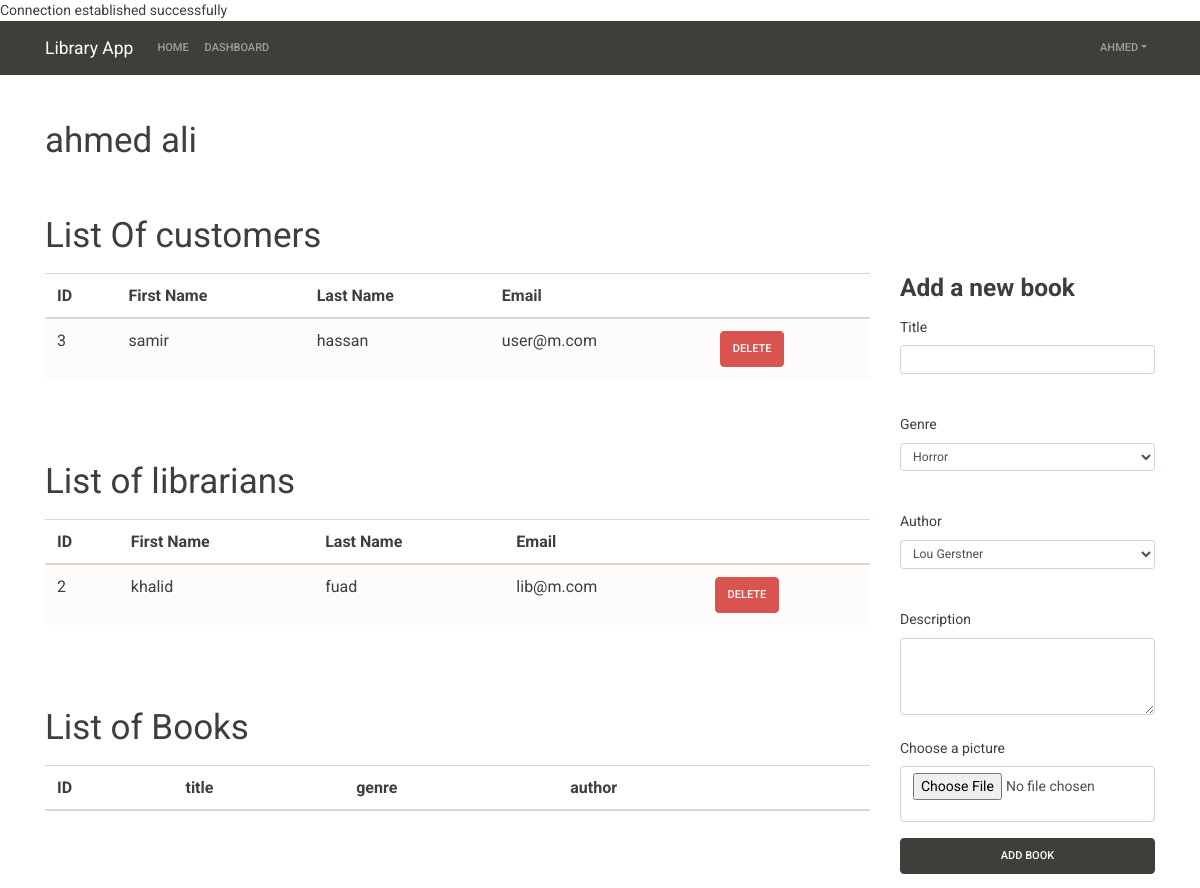
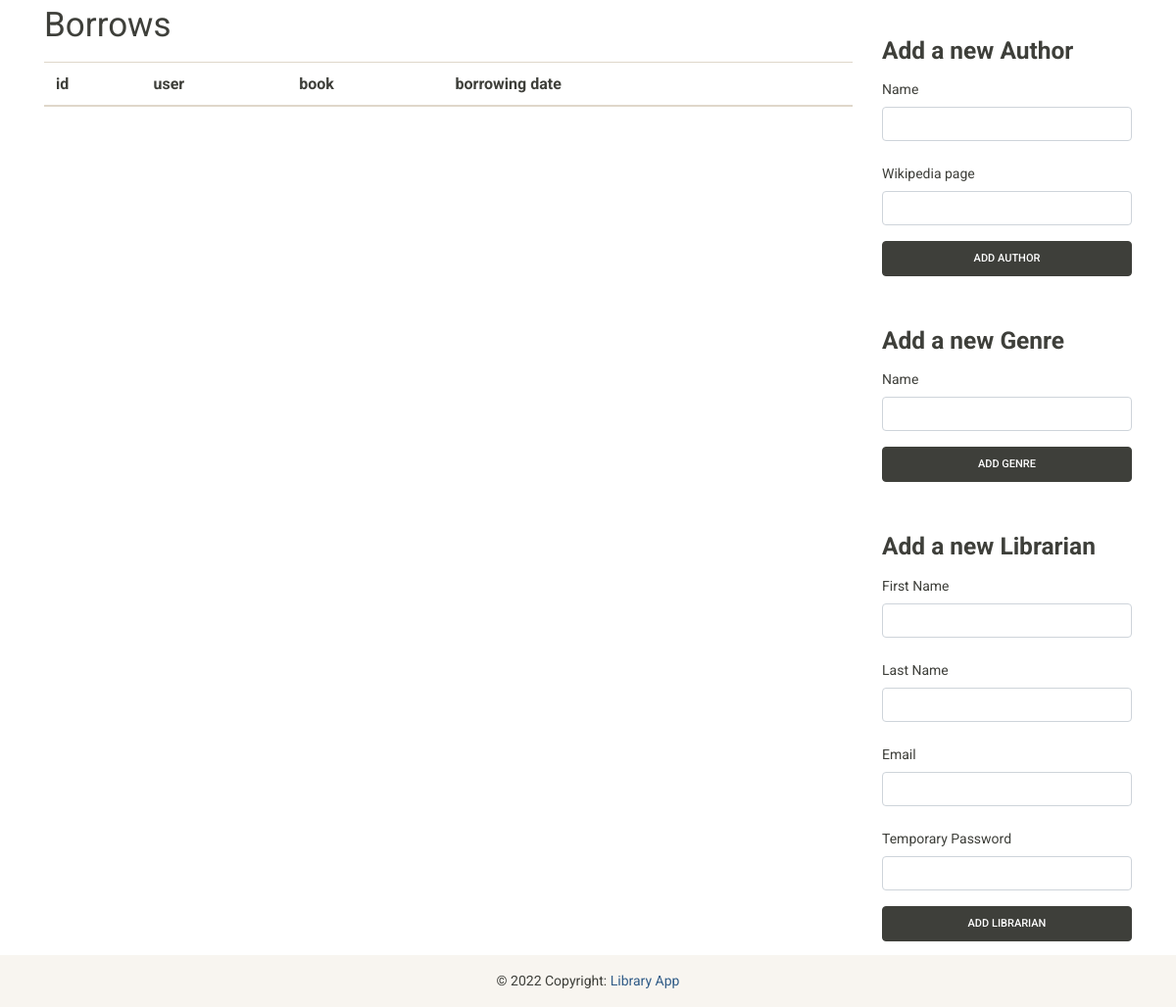
The page /admin-dashboard.php (signed in) on the database as committed earlier (2 pictures, top to bottom).
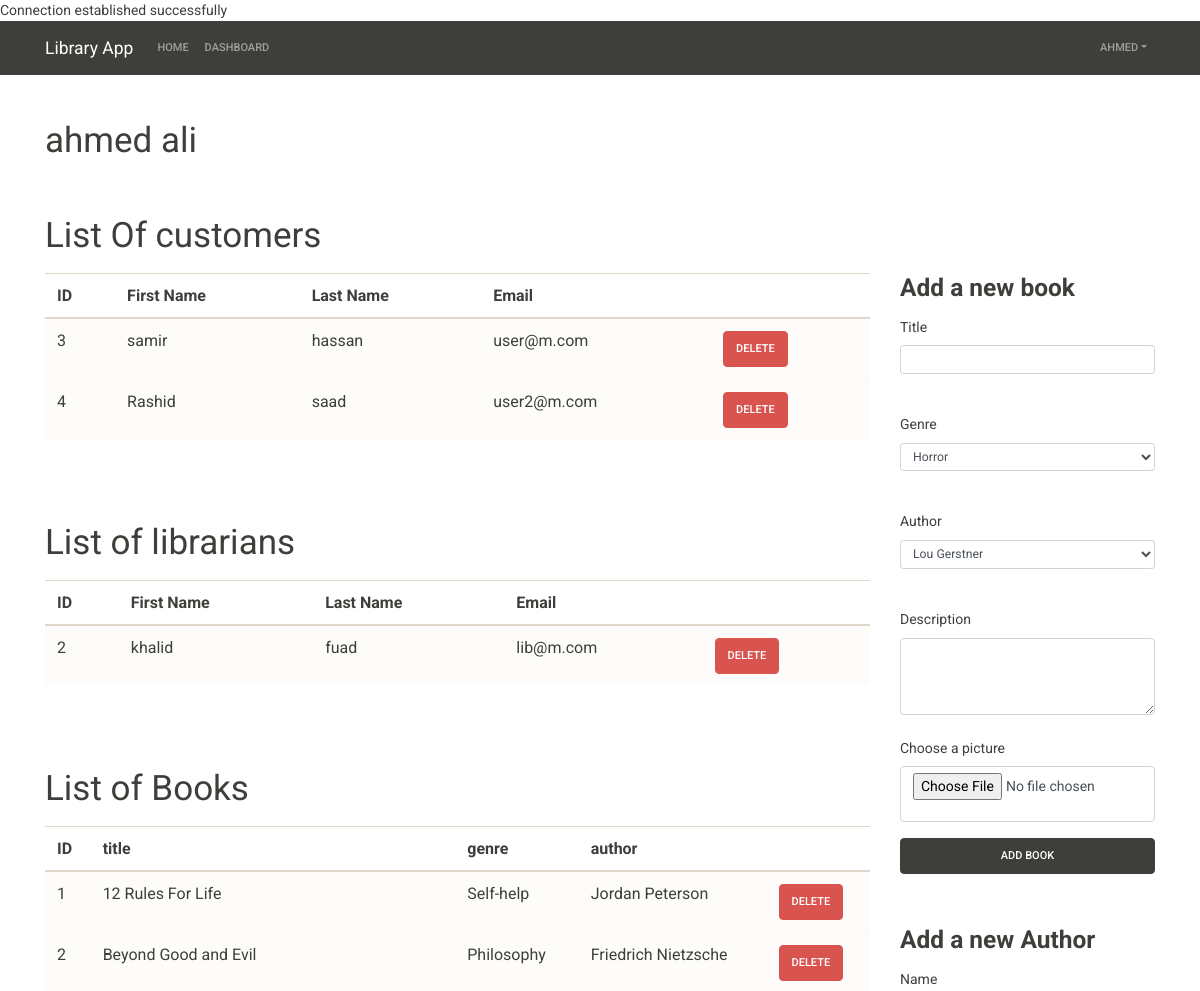
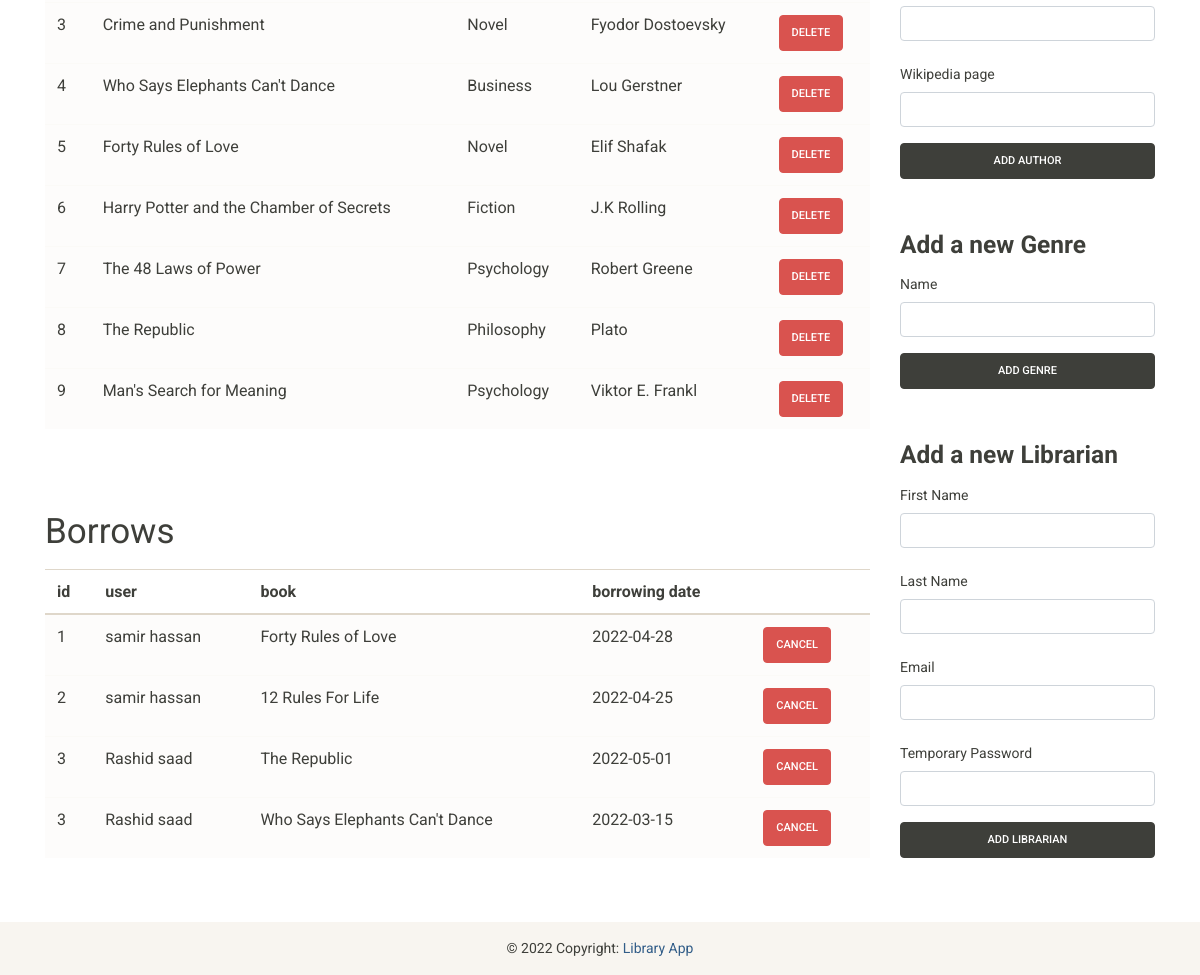
The same page on the database as committed later (2 pictures, top to bottom).
### tables this page shows
CREATE TABLE `user` (
  `id` int(11) NOT NULL,
  `role_id` int(11) NOT NULL,
  `status` int(11) NOT NULL,
  `email` varchar(255) NOT NULL,
  `password` varchar(255) NOT NULL,
  `fname` varchar(255) NOT NULL,
  `lname` varchar(255) NOT NULL
);

CREATE TABLE `book` (
  `id` int(11) NOT NULL,
  `title` varchar(255) NOT NULL,
  `author_id` int(11) NOT NULL,
  `genre_id` int(11) NOT NULL,
  `image_url` varchar(255) NOT NULL,
  `description` varchar(255) DEFAULT NULL
);

CREATE TABLE `genre` (
  `id` int(11) NOT NULL,
  `name` varchar(255) NOT NULL
);

CREATE TABLE `author` (
  `id` int(11) NOT NULL,
  `name` varchar(255) NOT NULL,
  `wiki_page` varchar(255) DEFAULT NULL
);

CREATE TABLE `borrowing` (
  `id` int(11) NOT NULL,
  `user_id` int(11) NOT NULL,
  `book_id` int(11) NOT NULL,
  `date` datetime NOT NULL
);

### admin-dashboard.php (the view, shortened to what the rows shown need)
<?php session_start();
require_once "connection.php";
?>
<!DOCTYPE html>
<html lang="en">
<head>
    <link rel="stylesheet" href="https://bootswatch.com/4/sandstone/bootstrap.min.css">
</head>
<body>
  <div class="container" style="min-height: 85vh;">
    <br>
    <h1 class="mb-2 mt-4 d-flex justify-content-between"><?php echo $_SESSION['fname'] . ' ' . $_SESSION['lname'] ?></h1>
    <br>
    <h1 class="mt-4 mb-3">List Of customers</h1>
    <div class="row">
      <div class="mb-5 col-9">
        <table class="table table-hover" id="table">
          <thead>
            <tr class="header">
              <th scope="col">ID</th>
              <th scope="col">First Name</th>
              <th scope="col">Last Name</th>
              <th scope="col">Email</th>
              <th scope="col"> </th>
            </tr>
          </thead>
          <tbody class="items">
          <?php
          $sql_query = "SELECT * FROM user WHERE role_id=3";
          $result = mysqli_query($link, $sql_query);
          if ($result->num_rows > 0) {
            while($row = $result->fetch_assoc()) { ?>
              <tr class="table-light">
                <td class="row-data">
                <?php echo htmlspecialchars($row["id"]); ?>
                </td>
                <td class="row-data" id="title"><?php echo $row["fname"] ?></td>
                <td class="row-data"><?php echo $row["lname"] ?></td>
                <td class="row-data"><?php echo $row["email"] ?></td>
                <td><button type="button" class="btnDeleteCustomer btn btn-danger">Delete</button></td>
              </tr>
            <?php } ?>
          <?php } ?>
          </tbody>
        </table>
        <br>
        <br>
        <h1 class="mt-4 mb-3">List of librarians</h1>
        <table class="table table-hover" id="table">
          <thead>
            <tr class="header">
              <th scope="col">ID</th>
              <th scope="col">First Name</th>
              <th scope="col">Last Name</th>
              <th scope="col">Email</th>
              <th scope="col"> </th>
            </tr>
          </thead>
          <tbody class="items">
          <?php
          $sql_query = "SELECT * FROM user WHERE role_id=2";
          $result = mysqli_query($link, $sql_query);
          if ($result->num_rows > 0) {
            while($row = $result->fetch_assoc()) { ?>
              <tr class="table-light">
                <td class="row-data">
                <?php echo htmlspecialchars($row["id"]); ?>
                </td>
                <td class="row-data" id="title"><?php echo $row["fname"] ?></td>
                <td class="row-data"><?php echo $row["lname"] ?></td>
                <td class="row-data"><?php echo $row["email"] ?></td>
                <td><button type="button" class="btnDeleteLibrarian btn btn-danger">Delete</button></td>
              </tr>
            <?php } ?>
          <?php } ?>
          </tbody>
        </table>
        <br>
        <br>
        <h1 class="mt-4 mb-3">List of Books</h1>
      <form>
        <table id="booksTable" class="table table-hover">
          <thead>
            <tr class="header">
              <th scope="col">ID</th>
              <th scope="col">title</th>
              <th scope="col">genre</th>
              <th scope="col">author</th>
              <th scope="col"> </th>
            </tr>
          </thead>
          <tbody class="items">
          <?php
          $sql_query = "SELECT * FROM book";
          $result = mysqli_query($link, $sql_query);
          if ($result->num_rows > 0) {
            while($row = $result->fetch_assoc()) {
              $author_name_query = "SELECT * FROM author WHERE id='{$row["author_id"]}'";
              $author_name_result = mysqli_query($link, $author_name_query);
              $author_name = mysqli_fetch_array($author_name_result);
              $genre_name_query = "SELECT * FROM genre WHERE id='{$row["genre_id"]}'";
              $genre_name_result = mysqli_query($link, $genre_name_query);
              $genre_name = mysqli_fetch_array($genre_name_result);
              ?>
              <tr class="table-light">
                <td class="row-data">
                <?php echo htmlspecialchars($row["id"]); ?>
                </td>
                <td class="row-data" id="title"><?php echo $row["title"] ?></td>
                <td class="row-data"><?php echo $genre_name["name"] ?></td>
                <td class="row-data"><?php echo $author_name["name"] ?></td>
                <td><button id="deleteBtn" type="button" class="btnDelete btn btn-danger">Delete</button></td>
              </tr>
            <?php } ?>
          <?php } ?>
          </tbody>
        </table>
      </form>
        <br>
        <br>
        <h1 class="mb-3 mt-4">Borrows</h1>
        <table class="table table-hover" id="borrowTable">
          <thead>
            <tr class="header">
              <th scope="col">id</th>
              <th scope="col">user</th>
              <th scope="col">book</th>
              <th scope="col">borrowing date</th>
              <th scope="col"> </th>
            </tr>
          </thead>
          <tbody class="items">
          <?php
            $borrowing_query = "SELECT * FROM borrowing";
            $borrowing_query_result = mysqli_query($link, $borrowing_query);
            if ($borrowing_query_result->num_rows > 0) {
              while($borrowing_result = $borrowing_query_result->fetch_assoc()) {
                $books_query = "SELECT * FROM book WHERE id='{$borrowing_result["book_id"]}'";
                $books_query_result = mysqli_query($link, $books_query);
                $books_result = mysqli_fetch_array($books_query_result);
                $users_query = "SELECT * FROM user WHERE id='{$borrowing_result["user_id"]}'";
                $users_query_result = mysqli_query($link, $users_query);
                $users_result = mysqli_fetch_array($users_query_result);
          ?>
                <tr class="table-light" id="">
                  <td class="title row-data" id="<?php echo $borrowing_result["id"] ?>"><?php echo $borrowing_result["id"] ?></td>
                  <td class="lang row-data"><?php echo $users_result["fname"]. ' ' .$users_result["lname"] ?></td>
                  <td class="subject row-data"><?php echo $books_result["title"] ?></td>
                  <td class="subject row-data"><?php echo date('Y-m-d', strtotime($borrowing_result["date"])) ?></td>
                  <td><button type="button"
                    class="btnCancel btn btn-danger">cancel</button></td>
                </tr>
            <?php } ?>
          <?php } ?>
          </tbody>
        </table>
      </div>
    </div>
  </div>
</body>
</html>

Rows that differ between the two databases and show on the page:
added user: id "4", fname "Rashid", lname "saad", email "user2@m.com", shown under "List Of customers"
added book: id "1", title "12 Rules For Life", genre.name "Self-help", author.name "Jordan Peterson"
added book: id "2", title "Beyond Good and Evil", genre.name "Philosophy", author.name "Friedrich Nietzsche"
added book: id "3", title "Crime and Punishment", genre.name "Novel", author.name "Fyodor Dostoevsky"
added book: id "4", title "Who Says Elephants Can't Dance", genre.name "Business", author.name "Lou Gerstner"
added book: id "5", title "Forty Rules of Love", genre.name "Novel", author.name "Elif Shafak"
added book: id "6", title "Harry Potter and the Chamber of Secrets", genre.name "Fiction", author.name "J.K Rolling"
added book: id "7", title "The 48 Laws of Power", genre.name "Psychology", author.name "Robert Greene"
added book: id "8", title "The Republic", genre.name "Philosophy", author.name "Plato"
added book: id "9", title "Man's Search for Meaning", genre.name "Psychology", author.name "Viktor E. Frankl"
added borrowing: id "1", user.fname "samir", user.lname "hassan", book.title "Forty Rules of Love", date "2022-04-28"
added borrowing: id "2", user.fname "samir", user.lname "hassan", book.title "12 Rules For Life", date "2022-04-25"
added borrowing: id "3", user.fname "Rashid", user.lname "saad", book.title "The Republic", date "2022-05-01"
added borrowing: id "3", user.fname "Rashid", user.lname "saad", book.title "Who Says Elephants Can't Dance", date "2022-03-15"
